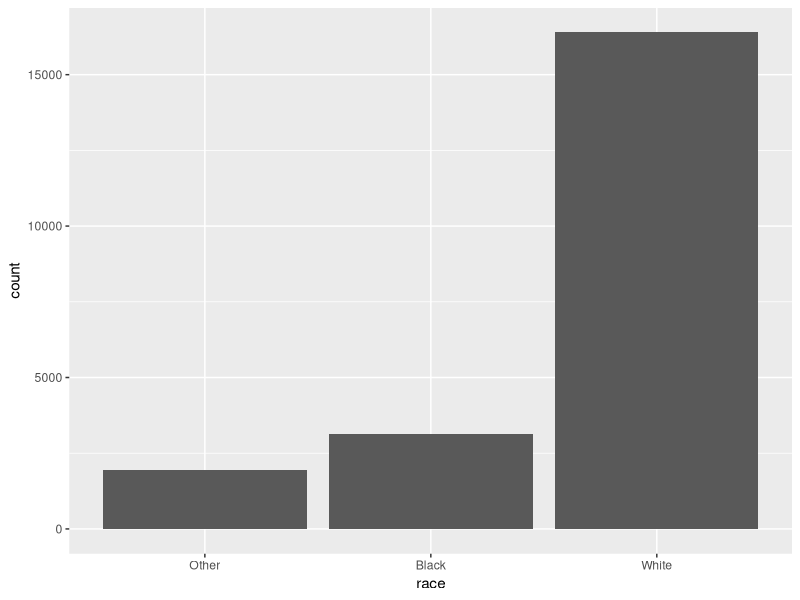
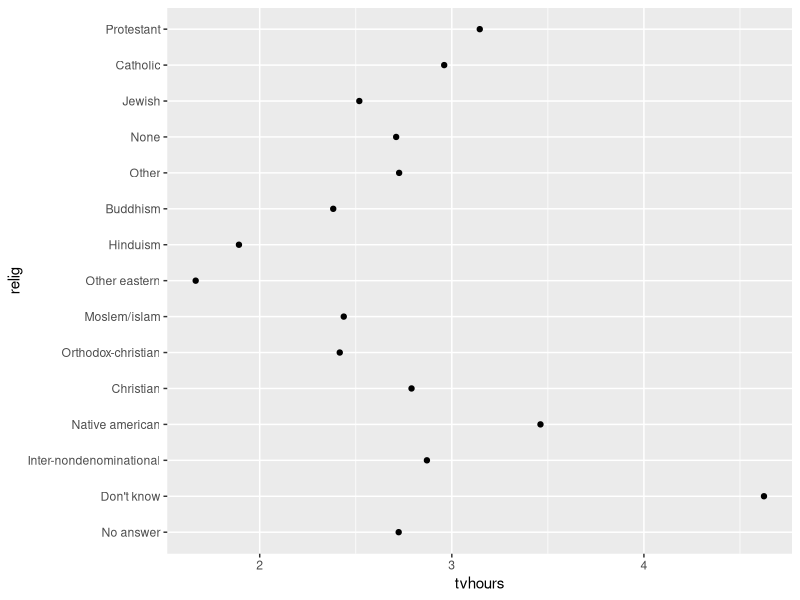
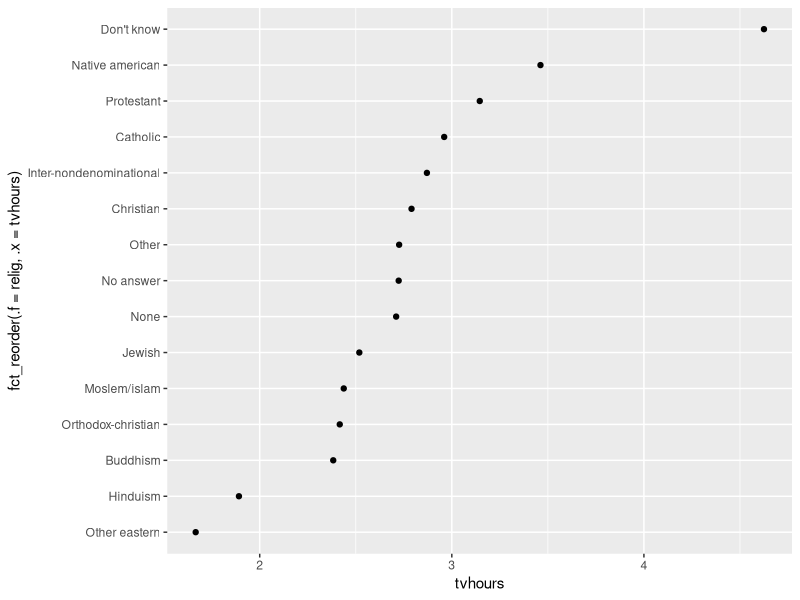
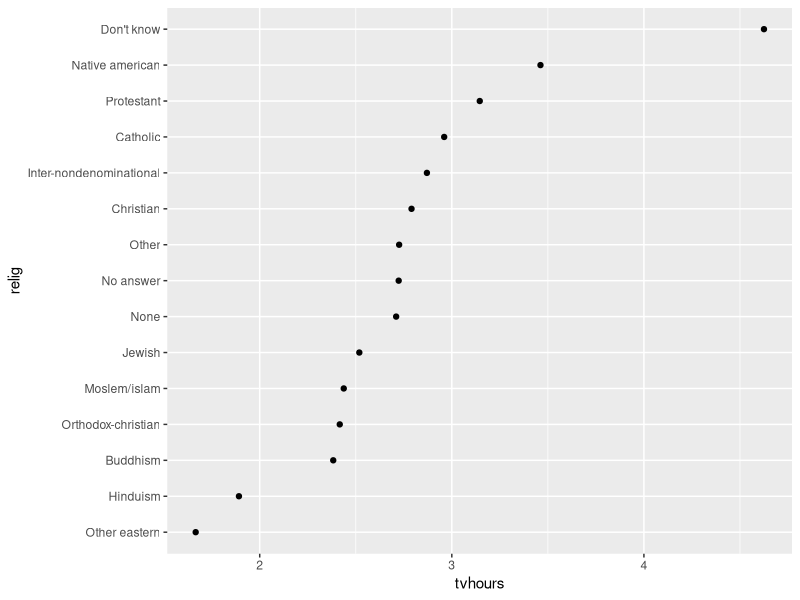
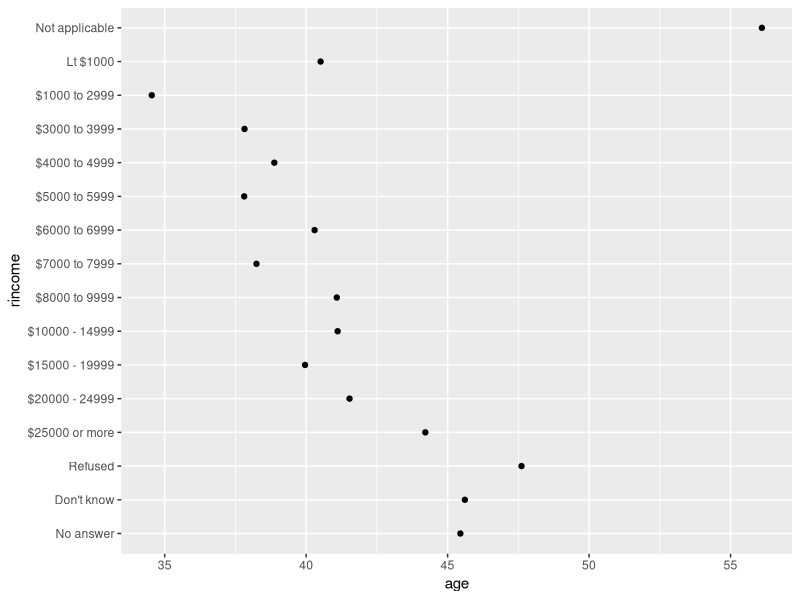
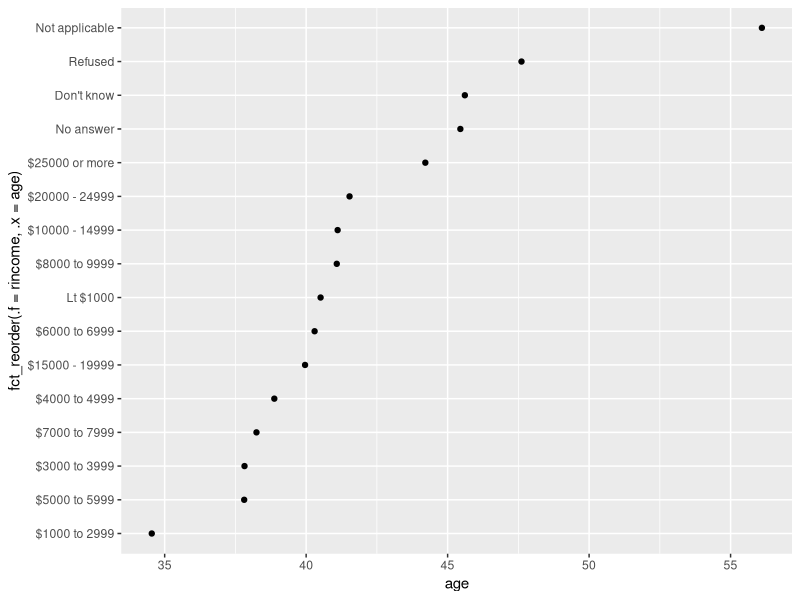
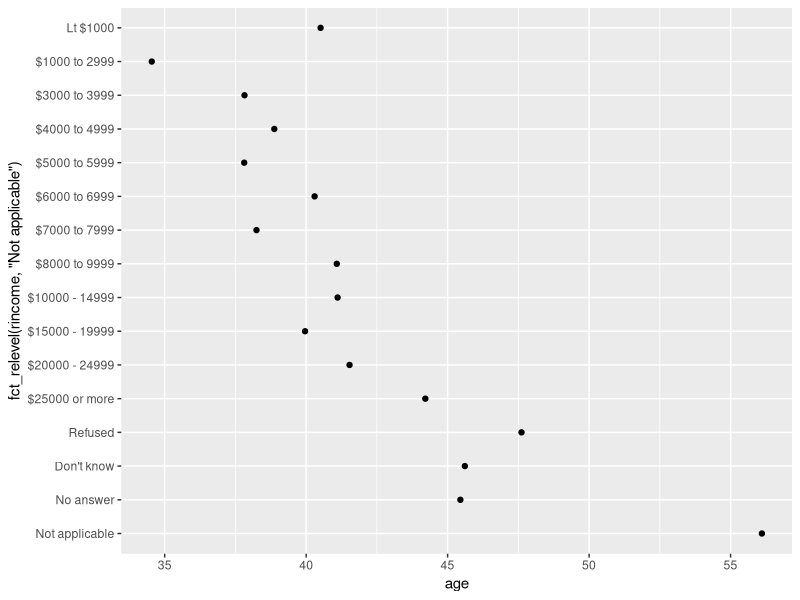
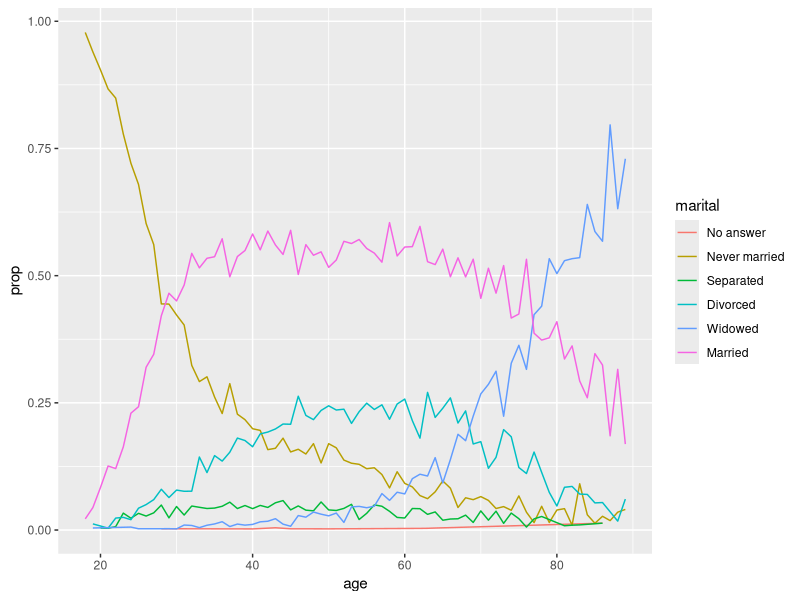

The R script that drew these images, in order: (Note: this script raises an error after producing the figures.)
## -------------------------------------------------------------------------------------------------------------------------------------------
x <- c("Dec", "Apr", "Jan", "Mar")


## -------------------------------------------------------------------------------------------------------------------------------------------
x_typo <- c("Dec", "Apr", "Jam", "Mar")


## -------------------------------------------------------------------------------------------------------------------------------------------
sort(x)


## -------------------------------------------------------------------------------------------------------------------------------------------
month_levels <- c(
    "Jan", "Feb", "Mar", "Apr", "May", "Jun",
    "Jul", "Aug", "Sep", "Oct", "Nov", "Dec"
)


## -------------------------------------------------------------------------------------------------------------------------------------------
y <- factor(x, levels = month_levels)
y


## -------------------------------------------------------------------------------------------------------------------------------------------
sort(y)


## -------------------------------------------------------------------------------------------------------------------------------------------
attributes(y)


## -------------------------------------------------------------------------------------------------------------------------------------------
levels(y)


## -------------------------------------------------------------------------------------------------------------------------------------------
y_typo <- factor(x_typo, levels = month_levels)
y_typo


## -------------------------------------------------------------------------------------------------------------------------------------------
#| message: false
library(tidyverse)

x1_original <- c(10, 10, 10, 50, 60, 20, 20, 40)
x1_factor <- factor(x1_original)
attributes(x1_factor)

tibble(x1_original, x1_factor) %>%
    mutate(x1_numeric = as.numeric(x1_factor))


## -------------------------------------------------------------------------------------------------------------------------------------------
#| warning: true
as.numeric(c("hello"))
as.numeric(factor(c("hello")))


## -------------------------------------------------------------------------------------------------------------------------------------------
#| warning: true
as.numeric(factor(c("hello", "goodbye")))


## -------------------------------------------------------------------------------------------------------------------------------------------
factor("a", levels = "c")


## -------------------------------------------------------------------------------------------------------------------------------------------
income_level <- c(
    rep("low", 10),
    rep("medium", 10),
    rep("high", 10)
)
income_level


## -------------------------------------------------------------------------------------------------------------------------------------------
x <- factor(income_level)
x

y <- rnorm(30) # generate some random obs from a normal dist
lm(y ~ x)


## -------------------------------------------------------------------------------------------------------------------------------------------
income_level <- c(
    rep("low", 10000),
    rep("medium", 10000),
    rep("high", 10000)
)


## -------------------------------------------------------------------------------------------------------------------------------------------
format(object.size(income_level), units = "Kb") # size of the character string
format(object.size(factor(income_level)), units = "Kb") # size of the factor


## -------------------------------------------------------------------------------------------------------------------------------------------
library("forcats")


## -------------------------------------------------------------------------------------------------------------------------------------------
gss_cat


## -------------------------------------------------------------------------------------------------------------------------------------------
gss_cat %>%
    count(race)


## -------------------------------------------------------------------------------------------------------------------------------------------
#| fig-alt: >
#|   A bar chart showing the distribution of race. There are ~2000
#|   records with race "Other", 3000 with race "Black", and other
#|   15,000 with race "White".
gss_cat %>%
    ggplot(aes(x = race)) +
    geom_bar()


## -------------------------------------------------------------------------------------------------------------------------------------------
gss_cat %>%
    count(relig)


## -------------------------------------------------------------------------------------------------------------------------------------------
attributes(gss_cat$relig)


## -------------------------------------------------------------------------------------------------------------------------------------------
#| fig-alt: >
#|   A scatterplot of with tvhours on the x-axis and religion on the y-axis.
#|   The y-axis is ordered seemingly aribtrarily making it hard to get
#|   any sense of overall pattern.
relig_summary <- gss_cat %>%
    group_by(relig) %>%
    summarise(
        tvhours = mean(tvhours, na.rm = TRUE),
        n = n()
    )

relig_summary %>%
    ggplot(aes(x = tvhours, y = relig)) +
    geom_point()


## -------------------------------------------------------------------------------------------------------------------------------------------
#| fig-alt: >
#|   The same scatterplot as above, but now the religion is displayed in
#|   increasing order of tvhours. "Other eastern" has the fewest tvhours
#|   under 2, and "Don't know" has the highest (over 5).
relig_summary %>%
    ggplot(aes(
        x = tvhours,
        y = fct_reorder(.f = relig, .x = tvhours)
    )) +
    geom_point()


## -------------------------------------------------------------------------------------------------------------------------------------------
relig_summary %>%
    mutate(relig = fct_reorder(relig, tvhours)) %>%
    ggplot(aes(x = tvhours, y = relig)) +
    geom_point()


## -------------------------------------------------------------------------------------------------------------------------------------------
#| fig-alt: >
#|   A scatterplot with age on the x-axis and income on the y-axis. Income
#|   has been reordered in order of average age which doesn't make much
#|   sense. One section of the y-axis goes from $6000-6999, then <$1000,
#|   then $8000-9999.
rincome_summary <-
    gss_cat %>%
    group_by(rincome) %>%
    summarise(
        age = mean(age, na.rm = TRUE),
        n = n()
    )

## Original rincome order
rincome_summary %>%
    ggplot(aes(x = age, y = rincome)) +
    geom_point()

## rincome re-ordered by age's values
rincome_summary %>%
    ggplot(aes(x = age, y = fct_reorder(.f = rincome, .x = age))) +
    geom_point()


## -------------------------------------------------------------------------------------------------------------------------------------------
library(palmerpenguins)
penguins

## Try it out


## -------------------------------------------------------------------------------------------------------------------------------------------
#| fig-alt: >
#|   The same scatterplot but now "Not Applicable" is displayed at the
#|   bottom of the y-axis. Generally there is a positive association
#|   between income and age, and the income band with the highest average
#|   age is "Not applicable".
rincome_summary %>%
    ggplot(aes(age, fct_relevel(rincome, "Not applicable"))) +
    geom_point()


## -------------------------------------------------------------------------------------------------------------------------------------------
#| layout-ncol: 2
#| fig-width: 4
#| fig-height: 2
#| fig-alt: >
#|   - A line plot with age on the x-axis and proportion on the y-axis.
#|     There is one line for each category of marital status: no answer,
#|     never married, separated, divorced, widowed, and married. It is
#|     a little hard to read the plot because the order of the legend is
#|     unrelated to the lines on the plot.
#|   - Rearranging the legend makes the plot easier to read because the
#|     legend colours now match the order of the lines on the far right
#|     of the plot. You can see some unsuprising patterns: the proportion
#|     never marred decreases with age, married forms an upside down U
#|     shape, and widowed starts off low but increases steeply after age
#|     60.
by_age <-
    gss_cat %>%
    filter(!is.na(age)) %>%
    count(age, marital) %>%
    group_by(age) %>%
    mutate(prop = n / sum(n))

by_age %>%
    ggplot(aes(age, prop, colour = marital)) +
    geom_line(na.rm = TRUE)

by_age %>%
    ggplot(aes(age, prop, colour = fct_reorder2(marital, age, prop))) +
    geom_line() +
    labs(colour = "marital")


## -------------------------------------------------------------------------------------------------------------------------------------------
#| fig-alt: >
#|   A bar char of marital status ordered in from least to most common:
#|   no answer (~0), separated (~1,000), widowed (~2,000), divorced
#|   (~3,000), never married (~5,000), married (~10,000).
gss_cat %>%
    mutate(marital = marital %>% fct_infreq() %>% fct_rev()) %>%
    ggplot(aes(marital)) +
    geom_bar()


## -------------------------------------------------------------------------------------------------------------------------------------------
gss_cat %>%
    count(partyid)


## -------------------------------------------------------------------------------------------------------------------------------------------
gss_cat %>%
    mutate(partyid = fct_recode(partyid,
        "Republican, strong"    = "Strong republican",
        "Republican, weak"      = "Not str republican",
        "Independent, near rep" = "Ind,near rep",
        "Independent, near dem" = "Ind,near dem",
        "Democrat, weak"        = "Not str democrat",
        "Democrat, strong"      = "Strong democrat"
    )) %>%
    count(partyid)


## -------------------------------------------------------------------------------------------------------------------------------------------
gss_cat %>%
    mutate(partyid = fct_recode(partyid,
        "Republican, strong"    = "Strong republican",
        "Republican, weak"      = "Not str republican",
        "Independent, near rep" = "Ind,near rep",
        "Independent, near dem" = "Ind,near dem",
        "Democrat, weak"        = "Not str democrat",
        "Democrat, strong"      = "Strong democrat",
        "Other"                 = "No answer",
        "Other"                 = "Don't know",
        "Other"                 = "Other party"
    )) %>%
    count(partyid)


## -------------------------------------------------------------------------------------------------------------------------------------------
gss_cat %>%
    mutate(partyid = fct_collapse(partyid,
        "other" = c("No answer", "Don't know", "Other party"),
        "rep" = c("Strong republican", "Not str republican"),
        "ind" = c("Ind,near rep", "Independent", "Ind,near dem"),
        "dem" = c("Not str democrat", "Strong democrat")
    )) %>%
    count(partyid)


## -------------------------------------------------------------------------------------------------------------------------------------------
gss_cat %>%
    mutate(relig = fct_lump_lowfreq(relig)) %>%
    count(relig)


## -------------------------------------------------------------------------------------------------------------------------------------------
gss_cat %>%
    mutate(relig = fct_lump_n(relig, n = 10)) %>%
    count(relig, sort = TRUE) %>%
    print(n = Inf)


## -------------------------------------------------------------------------------------------------------------------------------------------
ordered(c("a", "b", "c"))


## -------------------------------------------------------------------------------------------------------------------------------------------
options(width = 120)
sessioninfo::session_info()
